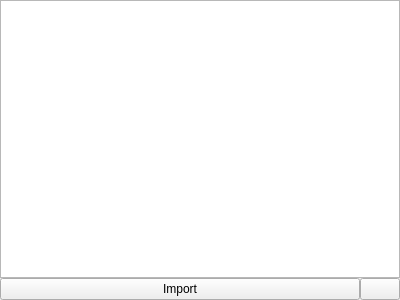
<?xml version="1.0" encoding="UTF-8"?>
<ui version="4.0">
 <class>GImport</class>
 <widget class="QWidget" name="GImport">
  <property name="geometry">
   <rect>
    <x>0</x>
    <y>0</y>
    <width>400</width>
    <height>300</height>
   </rect>
  </property>
  <property name="windowTitle">
   <string>Form</string>
  </property>
  <layout class="QGridLayout" name="gridLayout">
   <property name="leftMargin">
    <number>0</number>
   </property>
   <property name="topMargin">
    <number>0</number>
   </property>
   <property name="rightMargin">
    <number>0</number>
   </property>
   <property name="bottomMargin">
    <number>0</number>
   </property>
   <property name="spacing">
    <number>0</number>
   </property>
   <item row="1" column="0">
    <widget class="QPushButton" name="autoImportButton">
     <property name="minimumSize">
      <size>
       <width>250</width>
       <height>0</height>
      </size>
     </property>
     <property name="text">
      <string>Import</string>
     </property>
    </widget>
   </item>
   <item row="1" column="1">
    <widget class="QPushButton" name="buttonOptions">
     <property name="sizePolicy">
      <sizepolicy hsizetype="Fixed" vsizetype="Fixed">
       <horstretch>0</horstretch>
       <verstretch>0</verstretch>
      </sizepolicy>
     </property>
     <property name="text">
      <string/>
     </property>
     <property name="icon">
      <iconset resource="share/icons/icons.qrc">
       <normaloff>:/icons/sliders.svg</normaloff>:/icons/sliders.svg</iconset>
     </property>
    </widget>
   </item>
   <item row="0" column="0" colspan="2">
    <widget class="QTableView" name="listAB">
     <property name="contextMenuPolicy">
      <enum>Qt::NoContextMenu</enum>
     </property>
     <property name="horizontalScrollBarPolicy">
      <enum>Qt::ScrollBarAsNeeded</enum>
     </property>
     <property name="alternatingRowColors">
      <bool>true</bool>
     </property>
     <property name="selectionMode">
      <enum>QAbstractItemView::SingleSelection</enum>
     </property>
     <property name="showGrid">
      <bool>false</bool>
     </property>
     <property name="sortingEnabled">
      <bool>false</bool>
     </property>
     <attribute name="horizontalHeaderVisible">
      <bool>true</bool>
     </attribute>
     <attribute name="horizontalHeaderDefaultSectionSize">
      <number>20</number>
     </attribute>
     <attribute name="verticalHeaderCascadingSectionResizes">
      <bool>true</bool>
     </attribute>
     <attribute name="verticalHeaderDefaultSectionSize">
      <number>10</number>
     </attribute>
     <attribute name="verticalHeaderHighlightSections">
      <bool>true</bool>
     </attribute>
     <attribute name="verticalHeaderMinimumSectionSize">
      <number>10</number>
     </attribute>
    </widget>
   </item>
  </layout>
 </widget>
 <resources>
  <include location="share/icons/icons.qrc"/>
 </resources>
 <connections/>
</ui>
